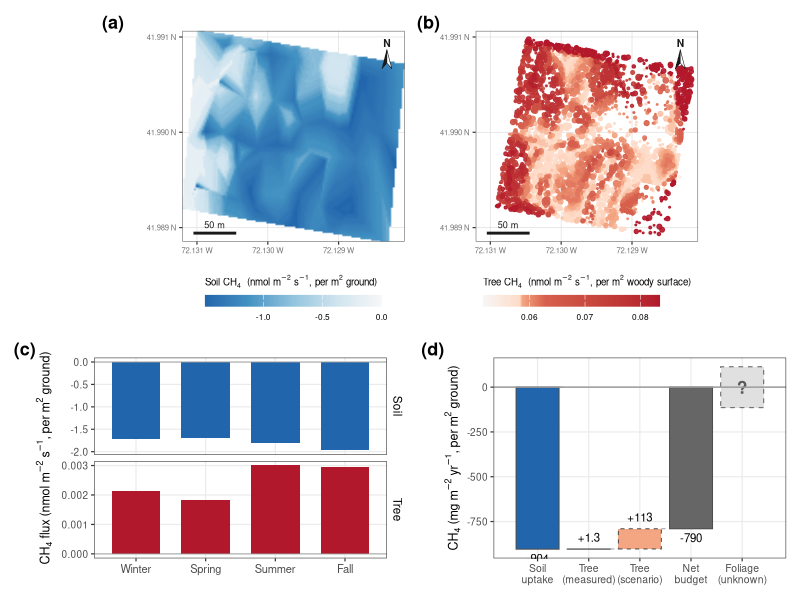

This chart was generated by the following R code:
# ==============================================================================
# REVISION — NEW main figure: plot CH4 budget (maps + seasonal + net waterfall)
# Redesign: color = PROCESS (sink cool / source warm), consistent across panels.
# ==============================================================================
# Design principles (Jon):
#   * color encodes CH4 direction: SINK = cool (teal/blue), SOURCE = warm (orange/red),
#     used consistently in maps AND budget so soil reads sink, tree reads source.
#   * spatial -> temporal -> net reading order.
#   * net flux made explicit via a waterfall (0 -> soil -> tree offset -> net).
#   * units: maps + seasonal = nmol m-2 s-1 (rate); budget = mg m-2 yr-1 (integrated).
#   * honesty: bounding scenario flagged unconstrained; RF OOB R2 noted.
#
# NEW file. Run: Rscript code/revision/R_fig_component_budget.R
# Output: outputs/revision/fig_budget_maps.png
# ==============================================================================

suppressPackageStartupMessages({ library(tidyverse); library(patchwork); library(scales) })
out <- "outputs/revision"; dir.create(out, showWarnings = FALSE, recursive = TRUE)

# ---- palette: RdBu family matching the paper's red/blue (sink = blue #2166ac,
#      source = red #b2182b), consistent with the other main figures -----------
BLUES <- c("#f7f7f7","#d1e5f0","#92c5de","#4393c3","#2166ac")  # ~0 -> deep uptake (sink)
REDS  <- c("#f7f7f7","#fddbc7","#f4a582","#d6604d","#b2182b")  # ~0 -> deep emission (source)
SINK <- "#2166ac"; SRC <- "#b2182b"; SRC_LT <- "#f4a582"; NETC <- "grey40"

soil_map <- read.csv("outputs/tables/soil_flux_extended_annual.csv")   # x,y,mean_flux_nmol
tree_pts <- read.csv("outputs/tables/tree_flux_predictions.csv")       # x,y,dbh_m,flux_nmol_m2_s
mf       <- read.csv("outputs/tables/MONTHLY_FLUXES.csv")

# budget numbers (manuscript-consistent), mg m-2 yr-1
soil_ann <- -904.30; tree_meas <- 1.25; tree_scen <- 114
off <- function(x) 100 * abs(x)/abs(soil_ann)
rf_tree_r2 <- 0.15; rf_soil_r2 <- 0.28; n_trees <- nrow(tree_pts)

# shared map extent so a & b align exactly
xl <- range(c(soil_map$x, tree_pts$x)); yl <- range(c(soil_map$y, tree_pts$y))
# lat/long graticule labels (coords are decimal degrees; lon W, lat N)
deg_lon <- function(x) paste0(formatC(abs(x), format = "f", digits = 3), " W")
deg_lat <- function(y) paste0(formatC(y,      format = "f", digits = 3), " N")
map_scales <- list(
  scale_x_continuous(breaks = scales::breaks_pretty(3), labels = deg_lon),
  scale_y_continuous(breaks = scales::breaks_pretty(3), labels = deg_lat))
th_map <- theme_bw(base_size = 9) +
  theme(plot.title = element_text(size = 9, face = "bold"),
        axis.text = element_text(size = 5.5, color = "grey45"), axis.title = element_blank(),
        panel.grid.major = element_line(color = "grey88", linewidth = 0.25),
        panel.grid.minor = element_blank(),
        panel.border = element_rect(color = "grey40", fill = NA, linewidth = 0.4),
        legend.position = "bottom", legend.key.height = unit(0.3, "cm"),
        legend.key.width = unit(0.9, "cm"), legend.title = element_text(size = 7),
        legend.text = element_text(size = 6))

# ---- (a) soil map (sink = blue; per m2 GROUND) -------------------------------
pa <- ggplot(soil_map, aes(x, y, fill = mean_flux_nmol)) + geom_raster(interpolate = TRUE) +
  scale_fill_gradientn(colours = rev(BLUES), name = expression("Soil CH"[4]*"  (nmol m"^-2*" s"^-1*", per m"^2*" ground)"),
                      limits = c(min(soil_map$mean_flux_nmol), 0),
                      guide = guide_colorbar(title.position = "top")) +
  map_scales +
  coord_quickmap(xlim = xl, ylim = yl, expand = FALSE) + th_map

# ---- (b) tree map (source = red; per m2 WOODY SURFACE; quantile-spread color) -
tv <- tree_pts$flux_nmol_m2_s
pb <- ggplot(tree_pts %>% arrange(flux_nmol_m2_s), aes(x, y, color = flux_nmol_m2_s, size = dbh_m)) +
  geom_point(alpha = 0.9) +
  scale_color_gradientn(colours = REDS, name = expression("Tree CH"[4]*"  (nmol m"^-2*" s"^-1*", per m"^2*" woody surface)"),
                        values = scales::rescale(quantile(tv, probs = seq(0, 1, length.out = length(REDS)))),
                        guide = guide_colorbar(title.position = "top")) +
  scale_size_continuous(range = c(0.15, 1.9), guide = "none") +
  map_scales +
  coord_quickmap(xlim = xl, ylim = yl, expand = FALSE) + th_map

# ---- add scale bar (50 m) + traditional north arrow to both maps -------------
m_per_deg_lon <- 111320 * cos(mean(yl) * pi/180)
sb <- 50 / m_per_deg_lon                                  # 50 m in degrees lon
dx <- diff(xl); dy <- diff(yl)
add_ctx <- function(p) {
  # scale bar: bottom-left corner (white gap)
  x0 <- xl[1] + 0.05*dx; y0 <- yl[1] + 0.04*dy
  # traditional two-tone compass needle, top-right corner (moved down so "N" isn't clipped)
  ax <- xl[2] - 0.08*dx; apex <- yl[2] - 0.09*dy; base <- yl[2] - 0.18*dy; w <- 0.022*dx
  left  <- data.frame(x = c(ax, ax - w, ax),            y = c(apex, base, base + 0.028*dy))
  right <- data.frame(x = c(ax, ax + w, ax),            y = c(apex, base, base + 0.028*dy))
  p +
    annotate("segment", x = x0, xend = x0 + sb, y = y0, yend = y0, linewidth = 1, color = "grey10") +
    annotate("text", x = x0 + sb/2, y = y0, label = "50 m", vjust = -0.7, size = 2.3, color = "grey10") +
    annotate("polygon", x = left$x,  y = left$y,  fill = "grey10", color = "grey10", linewidth = 0.2) +
    annotate("polygon", x = right$x, y = right$y, fill = "white",  color = "grey10", linewidth = 0.2) +
    annotate("text", x = ax, y = apex, label = "N", vjust = -0.35, size = 2.6, fontface = "bold", color = "grey10")
}
pa <- add_ctx(pa); pb <- add_ctx(pb)

# ---- (c) seasonal (4 seasons): soil (blue) + tree (red), faceted own scales ---
seas_of <- function(m) c("Winter","Winter","Spring","Spring","Spring","Summer","Summer","Summer",
                         "Fall","Fall","Fall","Winter")[m]
seas <- mf %>% mutate(season = factor(seas_of(month), levels = c("Winter","Spring","Summer","Fall"))) %>%
  group_by(season) %>%
  summarise(Soil = mean(Phi_soil_umol_m2_s)*1000, Tree = mean(Phi_tree_umol_m2_s)*1000, .groups="drop") %>%
  pivot_longer(c(Soil, Tree), names_to = "src", values_to = "nmol") %>%
  mutate(src = factor(src, levels = c("Soil","Tree")))
pc <- ggplot(seas, aes(season, nmol, fill = src)) +
  geom_col(width = 0.7) +
  geom_hline(yintercept = 0, color = "grey60", linewidth = 0.3) +
  facet_wrap(~src, ncol = 1, scales = "free_y", strip.position = "right") +
  scale_fill_manual(values = c(Soil = SINK, Tree = SRC), guide = "none") +
  labs(x = NULL, y = expression("CH"[4]*" flux (nmol m"^-2*" s"^-1*", per m"^2*" ground)")) +
  theme_bw(base_size = 9) +
  theme(axis.text.x = element_text(size = 8),
        strip.background = element_rect(fill = "white", color = NA),
        strip.text = element_text(size = 8.5, color = "black"),
        panel.grid.minor = element_blank())

# ---- (d) net budget waterfall (mg m-2 yr-1) ----------------------------------
# steps: baseline 0 -> soil -> tree(measured) -> tree(scenario) -> NET(total)
wf <- tibble(
  step  = factor(c("Soil\nuptake","Tree\n(measured)","Tree\n(scenario)","Net\nbudget"),
                 levels = c("Soil\nuptake","Tree\n(measured)","Tree\n(scenario)","Net\nbudget")),
  ymin  = c(soil_ann, soil_ann, soil_ann + tree_meas, 0),
  ymax  = c(0, soil_ann + tree_meas, soil_ann + tree_meas + (tree_scen - tree_meas),
            soil_ann + tree_scen),
  fill  = c("sink","src","src_lt","net"),
  # scenario bar (whole woody surface, constant-flux extrapolation) drawn dashed = hypothetical
  lty   = c("solid","solid","dashed","solid"))
netmeas <- soil_ann + tree_meas    # net if only measured tree offset
# foliage: an unmeasured term of unknown MAGNITUDE and SIGN (illustrative half-height only)
fol_h <- tree_scen
fol   <- tibble(x = 5)
pd <- ggplot(wf) +
  geom_rect(aes(xmin = as.numeric(step)-0.42, xmax = as.numeric(step)+0.42,
                ymin = ymin, ymax = ymax, fill = fill, linetype = lty),
            color = "grey30", linewidth = 0.35) +
  scale_linetype_identity() +
  geom_segment(aes(x = as.numeric(step)+0.42, xend = as.numeric(step)+1-0.42, y = ymax, yend = ymax),
               data = wf[1:3,], color = "grey55", linetype = "dashed", linewidth = 0.3) +
  # foliage — dashed grey bar straddling zero, unknown sign; magnitude illustrative
  geom_rect(data = fol, aes(xmin = x-0.42, xmax = x+0.42, ymin = -fol_h, ymax = fol_h),
            fill = "grey88", color = "grey45", linetype = "dashed", linewidth = 0.4, inherit.aes = FALSE) +
  annotate("text", x = 5, y = 0, label = "?", size = 4.4, fontface = "bold", color = "grey35") +
  geom_hline(yintercept = 0, color = "grey60") +
  scale_fill_manual(values = c(sink = SINK, src = SRC, src_lt = SRC_LT, net = NETC), guide = "none") +
  scale_x_continuous(breaks = 1:5, labels = c(levels(wf$step), "Foliage\n(unknown)"), limits = c(0.4, 5.6)) +
  annotate("text", x = 1, y = soil_ann,             label = "-904", vjust = 1.5, size = 2.9) +
  annotate("text", x = 2, y = soil_ann + tree_meas, label = "+1.3", vjust = -0.8, size = 2.9) +
  annotate("text", x = 3, y = soil_ann + tree_scen, label = "+113", vjust = -0.8, size = 2.9) +
  annotate("text", x = 4, y = soil_ann + tree_scen, label = "-790", vjust = 1.5, size = 2.9) +
  labs(x = NULL, y = expression("CH"[4]*" (mg m"^-2*" yr"^-1*", per m"^2*" ground)")) +
  theme_bw(base_size = 9) +
  theme(axis.text.x = element_text(size = 7.5), panel.grid.minor = element_blank())

# ---- assemble (net-sink / RF-R2 / basis notes go in the figure CAPTION) -------
fig <- (pa | pb) / (pc | pd) + plot_layout(heights = c(1.05, 1)) +
  plot_annotation(tag_levels = 'a', tag_prefix = "(", tag_suffix = ")") & theme(plot.tag = element_text(face = "bold", size = 13))
ggsave(file.path(out, "fig_budget_maps.png"), fig, width = 10.5, height = 9, dpi = 300, bg = "white")
cat("Wrote fig_budget_maps.png\n")
cat(sprintf("Soil %.0f | tree measured %.2f (%.2f%%) | tree scenario %d (~%.0f%%) | net -903 to %.0f mg/m2/yr\n",
            soil_ann, tree_meas, off(tree_meas), tree_scen, off(tree_scen), soil_ann+tree_scen))
